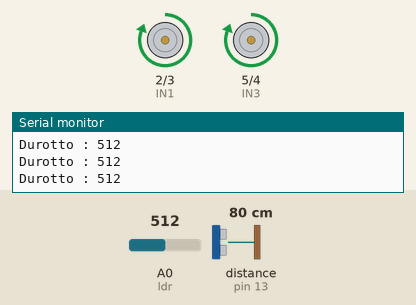
The sketch below on a simulated Arduino Uno, built with avr-gcc and run on an emulated ATmega328P. Shown: motor-driver pin pairs drawn as motors (green arrow = first pin HIGH = forward, orange = second pin HIGH = backward, longer = more drive), the last lines printed to the serial monitor. The test bench sets the inputs (shaded band); at power-on: distance to the obstacle (sensor on pin 13) 80 cm, A0 (ldr) = 512. The echo pulse lasts 58.3 µs per cm.

Above: at 1.2 s.
1.3 s: distance to the obstacle (sensor on pin 13) set to 36 cm
2.8 s: distance to the obstacle (sensor on pin 13) set to 29 cm
At 3.3 s:
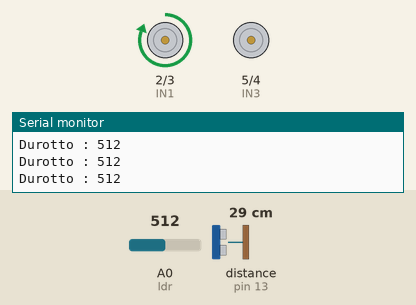
4.3 s: distance to the obstacle (sensor on pin 13) set to 35 cm
At 5.2 s:
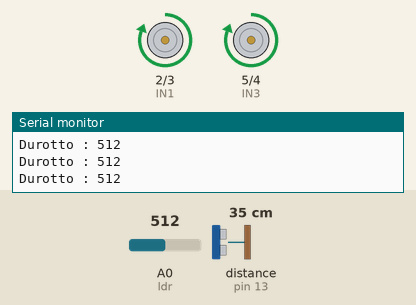
5.8 s: A0 (ldr) set to 0
At 6.6 s:
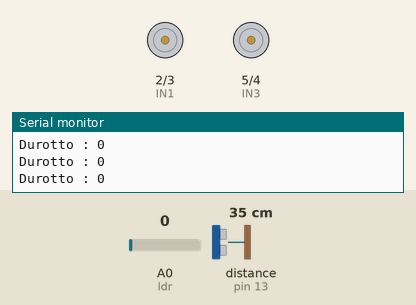
7.6 s: distance to the obstacle (sensor on pin 13) set to 2 cm
At 8.7 s:
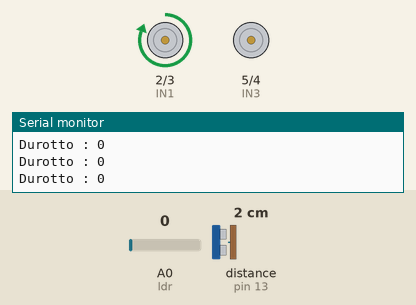
9.1 s: distance to the obstacle (sensor on pin 13) set to 299 cm
At 9.61 s:
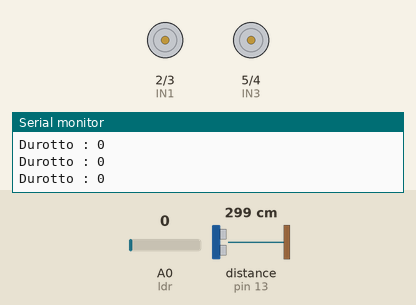
Timing chart, 0 to 13.1 s (numbered marks = the images above; inputs shaded):
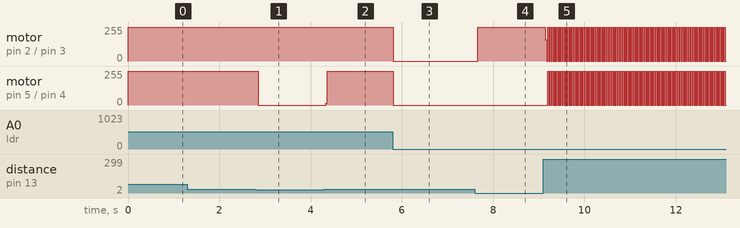

Measured:
- the behaviour switches between 32 and 31 cm on distance to the obstacle (sensor on pin 13) (found by bisection; images 0 and 1)
- after the input at 2.8 s, motor on pin 5 (IN3) / pin 4 (IN4): forward 255/255 → stopped after 0.05 s
- after the input at 4.3 s, motor on pin 5 (IN3) / pin 4 (IN4): stopped → forward 255/255 at once
- after the input at 5.8 s, motor on pin 2 (IN1) / pin 3 (IN2), motor on pin 5 (IN3) / pin 4 (IN4): forward 255/255 → stopped at once
- after the input at 7.6 s, motor on pin 2 (IN1) / pin 3 (IN2): stopped → forward 255/255 after 0.06 s
- after the input at 9.1 s, motor on pin 2 (IN1) / pin 3 (IN2): forward 255/255 → forward 161/255 at once, then repeats every 0.04 s: stopped 0.02 s, forward 255/255 0.02 s; motor on pin 5 (IN3) / pin 4 (IN4): alternates forward 255/255 for 0.02 s and stopped for 0.03 s, starting after 0.10 s

The sketch:

pet_robot.ino
```cpp
 int IN1 = 2;
 int IN2 = 3;
 int IN3 = 5;
 int IN4 = 4;

 int ldr=A0;


 int trg =12;
 int ech =13;
 long du;
 int dis;

// int ENA = 9;
// int ENB = 8;


void setup() {
  pinMode(ldr,INPUT);

  pinMode(trg,OUTPUT);
  pinMode(ech,INPUT);
  Serial.begin(9600);
  pinMode (IN1, OUTPUT);
  pinMode (IN2, OUTPUT);
  pinMode (IN3, OUTPUT);
  pinMode (IN4, OUTPUT);
  //pinMode (ENA, OUTPUT);
  //pinMode (ENB, OUTPUT);


}

void loop() {

  //analogWrite(ENA, 255);
  //analogWrite(ENB, 255);

  int value =analogRead(ldr);

  digitalWrite(trg,LOW);
  delayMicroseconds(2);
  digitalWrite(trg,HIGH);
  delayMicroseconds(10);
  digitalWrite(trg,LOW);
  du =pulseIn(ech,HIGH);
  dis = du*0.0332/2;
  Serial.print("Durotto : ");
  Serial.println(value);

  digitalWrite(IN1, HIGH);
  digitalWrite(IN2, LOW);
  digitalWrite(IN3, HIGH);
  digitalWrite(IN4, LOW);

  if(value<=10){
  digitalWrite(IN1, LOW);
  digitalWrite(IN2, LOW);
  digitalWrite(IN3, LOW);
  digitalWrite(IN4, LOW);
    }


  if(dis<30)
  {digitalWrite(IN1, HIGH);
  digitalWrite(IN2, LOW);
  digitalWrite(IN3, LOW);
  digitalWrite(IN4, LOW);
  }
  else
  { delay(30);
    digitalWrite(IN1, HIGH);
  digitalWrite(IN2, LOW);
  digitalWrite(IN3, HIGH);
  digitalWrite(IN4, LOW);}

}
```
